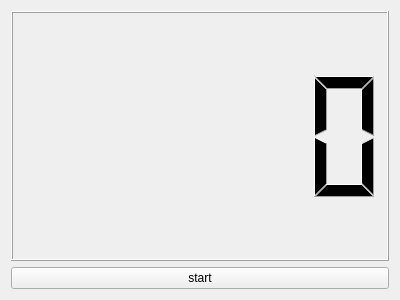
<?xml version="1.0" encoding="UTF-8"?>
<ui version="4.0">
 <class>MyWidget</class>
 <widget class="QWidget" name="MyWidget">
  <property name="geometry">
   <rect>
    <x>0</x>
    <y>0</y>
    <width>400</width>
    <height>300</height>
   </rect>
  </property>
  <property name="windowTitle">
   <string>MyWidget</string>
  </property>
  <layout class="QGridLayout" name="gridLayout">
   <item row="0" column="0">
    <widget class="QLCDNumber" name="lcdNumber"/>
   </item>
   <item row="1" column="0">
    <widget class="QPushButton" name="pushButton">
     <property name="text">
      <string>start</string>
     </property>
    </widget>
   </item>
  </layout>
 </widget>
 <layoutdefault spacing="6" margin="11"/>
 <resources/>
 <connections/>
</ui>
